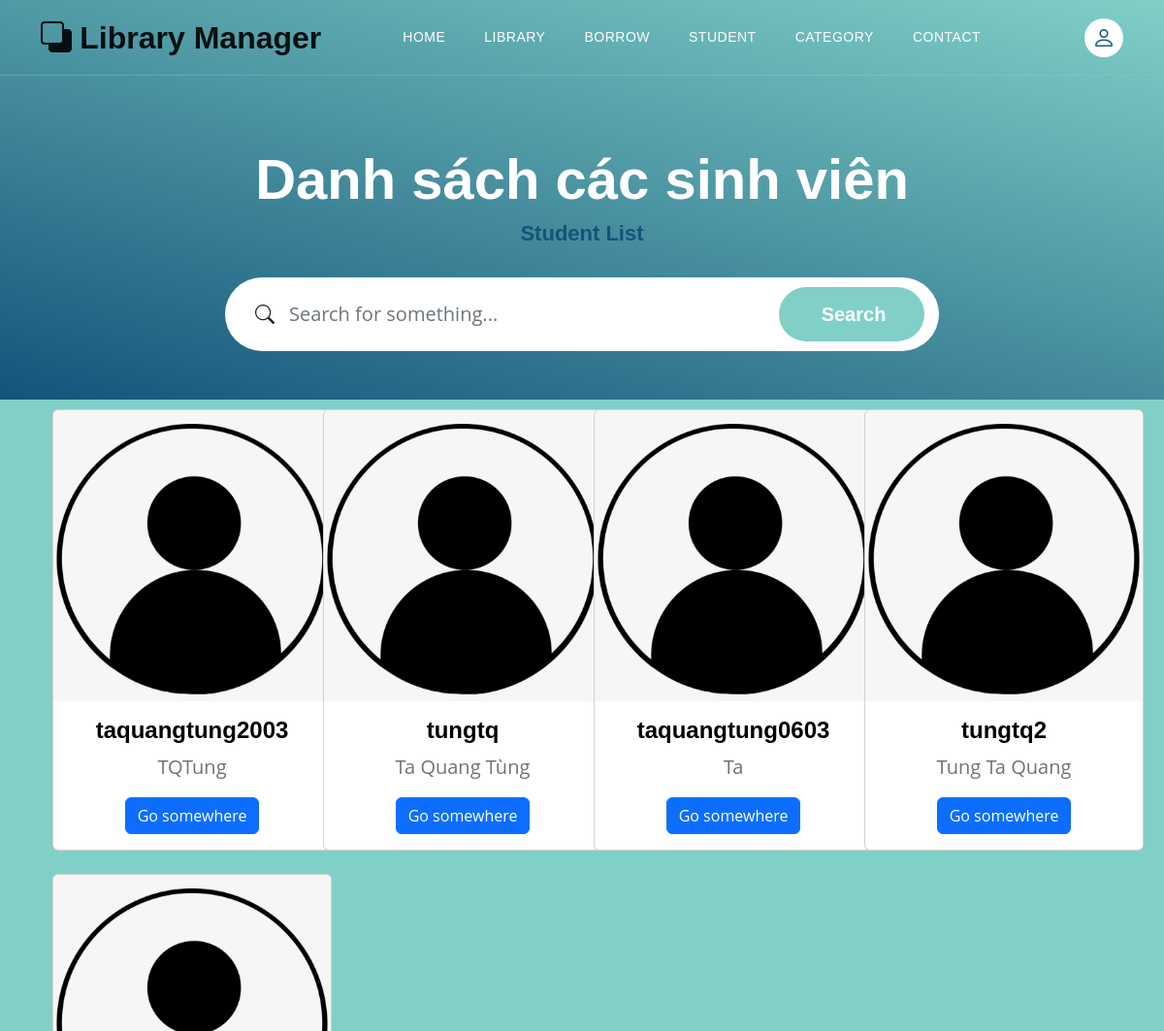
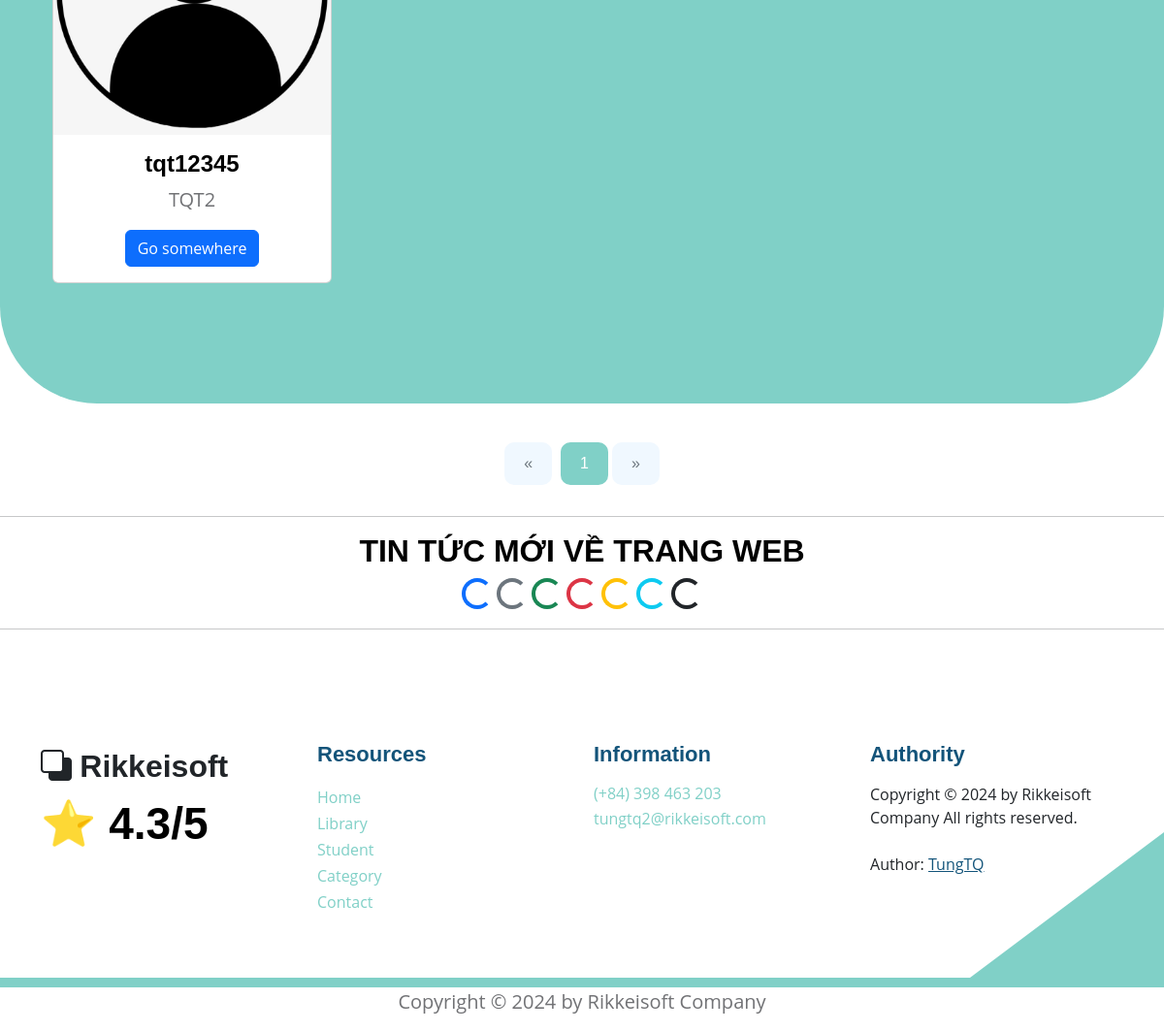
Screenshot of /users with the database file from the repository (2 pictures, top to bottom).
### models.py (models this page shows)
class User(Base):
    __tablename__ = 'users'
    username = Column(String(30), primary_key=True, unique=True, index=True)
    fullname = Column(String(100), index=True)
    email = Column(String(100), index=True)
    password = Column(String(100), index=True)
    role = Column(Integer, index=True)
    delete_flag = Column(Integer, index=True)
    books = relationship("Book", back_populates="user")

### main.py (the view)
@app.get('/users', response_class=HTMLResponse)
async def get_all_users(request: Request, page: int = Query(1, gt=0), page_size: int = Query(8, gt=0), db: Session = Depends(models.get_db)):
    mean_star = get_mean_star(db)
    offset = (page - 1) * page_size
    all_users = db.query(models.User).filter(models.User.delete_flag == 0).offset(offset).limit(page_size).all()
    total_users = db.query(models.User).filter(models.User.delete_flag == 0).count()
    total_pages = (total_users + page_size - 1) // page_size    # Tinh tổng số trang sẽ có
    return templates.TemplateResponse("student_list.html", {
        "request": request,
        "all_users": all_users,
        "mean_star": mean_star,
        "page": page,
        "total_users": total_users,
        "total_pages": total_pages})

### templates/student_list.html (shortened to what this page needs)
{% extends "base.html" %}
{% block content %}
<section class="hero-section d-flex justify-content-center align-items-center" id="section_1"
    style="padding-bottom: 50px;">
    <div class="container">
        <div class="row">
            <div class="col-lg-8 col-12 mx-auto">
                <h1 class="text-white text-center"> Danh sách các sinh viên </h1>
                <h6 class="text-center"> Student List </h6>
                <form action="/users/search_students" method="get" class="custom-form mt-4 pt-2 mb-lg-0 mb-5"
                    role="search">
                    <div class="input-group input-group-lg">
                        <span class="input-group-text bi-search" id="basic-addon1">
                        </span>
                        <input name="searching" type="search" class="form-control" id="searching"
                            placeholder="Search for something..." aria-label="Search">
                        <button type="submit" class="form-control">Search</button>
                    </div>
                </form>
            </div>
        </div>
    </div>
</section>
<section class="featured-section">
    <div class="container">
        <div class="container text-center bg-body-secondary">
            <div style="padding-top: 110px;">
                <div class="row">
                    {% for student in all_users %}
                    <div class="col-md-6 col-lg-4 col-xl-3 mb-4">
                        <div class="card" style="width: 18rem;">
                            <img src="static/images/default_avatar.png" class="card-img-top"
                                alt="https://placehold.co/200x150"
                                style="transition: transform 0.3s ease-in-out, filter 0.3s ease-in-out;"
                                onmouseover="this.style.transform='scale(1.1)'; this.style.filter='brightness(80%)';"
                                onmouseout="this.style.transform='scale(1)'; this.style.filter='brightness(100%)';">
                            <div class="card-body">
                                <h5 class="card-title"> {{student.username}} </h5>
                                <p class="card-text"> {{student.fullname}} </p>
                                {% if request.cookies.get('token') %}
                                <div class="btn-group mt-auto" role="group" aria-label="Button Click">
                                    <a href="users/detail_student?username_choice={{student.username}}" class="btn btn-primary"> Show Infor </a>
                                    <a href="users/get_admin?finded_username={{student.username}}" class="btn btn-warning"> Change Rule </a>
                                </div>
                                {% else %}
                                <a href="#" class="btn btn-primary">Go somewhere</a>
                                {% endif %}
                            </div>
                        </div>
                    </div>
                    {% endfor %}
                </div>
            </div>
        </div>
    </div>
</section>
<div style="text-align: center;">
    <nav aria-label="Page navigation example" style="display: inline-block;">
        <ul class="pagination">
            <li class="page-item {% if page == 1 %}disabled{% endif %}">
                <a class="page-link" href="/users?page={{ page - 1 }}" aria-label="Previous">
                    <span aria-hidden="true">&laquo;</span>
                </a>
            </li>
            {% for num in range(1, total_pages + 1) %}
            <li class="page-item {% if num == page %}active{% endif %}">
                <a class="page-link" href="/users?page={{ num }}">{{ num }}</a>
            </li>
            {% endfor %}
            <li class="page-item {% if page == total_pages %}disabled{% endif %}">
                <a class="page-link" href="/users?page={{ page + 1 }}" aria-label="Next">
                    <span aria-hidden="true">&raquo;</span>
                </a>
            </li>
        </ul>
    </nav>
</div>
<hr>
<div style="text-align: center;">
    <h3> TIN TỨC MỚI VỀ TRANG WEB </h3>
    <div class="spinner-border text-primary" role="status">
    </div>
    <div class="spinner-border text-secondary" role="status">
    </div>
    <div class="spinner-border text-success" role="status">
    </div>
    <div class="spinner-border text-danger" role="status">
    </div>
    <div class="spinner-border text-warning" role="status">
    </div>
    <div class="spinner-border text-info" role="status">
    </div>
    <div class="spinner-border text-dark" role="status">
    </div>
</div>
<hr>
{% endblock content %}

### templates/base.html (shortened to what this page needs)
<!DOCTYPE html>
<html lang="en">
<head>
    <link href="/static/css/bootstrap.min.css" rel="stylesheet">
    <link href="/static/css/bootstrap-icons.css" rel="stylesheet">
    <link href="/static/css/templatemo-topic-listing.css" rel="stylesheet">
</head>
<body id="top">
    <main>
        <div id="sticky-wrapper" class="sticky-wrapper" style="height: 78px;">
            <nav class="navbar navbar-expand-lg bg-body-tertiary">
                <div class="container">
                    <a class="navbar-brand" href="http://127.0.0.1:8000/">
                        <i class="bi-back"></i>
                        <span> Library Manager </span>
                    </a>
                    <div class="collapse navbar-collapse" id="navbarNav">
                        <ul class="navbar-nav ms-lg-5 me-lg-auto">
                            <li class="nav-item">
                                <a class="nav-link click-scroll" href="http://127.0.0.1:8000"> Home </a>
                            </li>
                            <li class="nav-item">
                                <a class="nav-link click-scroll" href="http://127.0.0.1:8000/books?bookview=0"> Library </a>
                            </li>
                            <li class="nav-item">
                                <a class="nav-link click-scroll" href="#section_3"> Borrow </a>
                            </li>
                            <li class="nav-item">
                                <a class="nav-link click-scroll" href="http://127.0.0.1:8000/users"> Student </a>
                            </li>
                            <li class="nav-item">
                                <a class="nav-link click-scroll" href="/category_books"> Category </a>
                            </li>
                            <li class="nav-item">
                                <a class="nav-link click-scroll" href="/contact"> Contact </a>
                            </li>
                        </ul>
                        <div class="d-none d-lg-block">
                            {% if request.cookies.get('token') %}
                            <div class="dropdown">
                                <button class="btn btn-secondary dropdown-toggle" type="button"
                                    data-bs-toggle="dropdown" aria-expanded="false">
                                    <a href="/profile" class="navbar-icon bi-person smoothscroll"> </a> {{
                                    request.cookies.get('username') }}
                                </button>
                                <ul class="dropdown-menu">
                                    <li> <a href="/profile" class="navbar-icon bi-person smoothscroll"> </a> {{
                                        request.cookies.get('username') }}</li>
                                    <li><a class="dropdown-item" href="/logout"> Logout </a></li>
                                </ul>
                            </div>
                            {% else %}
                            <a href="/login" class="navbar-icon bi-person smoothscroll"></a>
                            {% endif %}
                        </div>
                    </div>
                </div>
            </nav>
        </div>
    </main>
    {% block content %}{% endblock content %}
</body>
<footer class="site-footer section-padding">
    <div class="container">
        <div class="row">
            <div class="col-lg-3 col-12 mb-4 pb-2">
                <a class="navbar-brand mb-2" href="/">
                    <i class="bi-back"></i>
                    <span> Rikkeisoft </span>
                </a>
                <h2>⭐ {{mean_star}}/5 </h2>
            </div>
            <div class="col-lg-3 col-md-4 col-6">
                <h6 class="site-footer-title mb-3">Resources</h6>
                <ul class="site-footer-links">
                    <li class="site-footer-link-item">
                        <a href="http://127.0.0.1:8000/" class="site-footer-link"> Home </a>
                    </li>
                    <li class="site-footer-link-item">
                        <a href="http://127.0.0.1:8000/books?bookview=0" class="site-footer-link"> Library </a>
                    </li>
                    <li class="site-footer-link-item">
                        <a href="http://127.0.0.1:8000/users" class="site-footer-link"> Student </a>
                    </li>
                    <li class="site-footer-link-item">
                        <a href="/category_books" class="site-footer-link"> Category </a>
                    </li>
                    <li class="site-footer-link-item">
                        <a href="/contact" class="site-footer-link"> Contact </a>
                    </li>
                </ul>
            </div>
            <div class="col-lg-3 col-md-4 col-6 mb-4 mb-lg-0">
                <h6 class="site-footer-title mb-3"> Information </h6>
                <p class="text-white d-flex mb-1">
                    <a href="tel: 0398463203" class="site-footer-link">
                        (+84) 398 463 203
                    </a>
                </p>
                <p class="text-white d-flex">
                    <a href="mailto:tungtq2@rikkeisoft.com" class="site-footer-link">
                        tungtq2@rikkeisoft.com
                    </a>
                </p>
            </div>
            <div class="col-lg-3 col-md-4 col-12 mt-4 mt-lg-0 ms-auto">
                <h6 class="site-footer-title mb-3"> Authority </h6>
                Copyright © 2024 by Rikkeisoft Company All rights reserved.
                <br><br> Author: <a rel="nofollow" href="https://github.com/pisceskibo" target="_blank"> <u> TungTQ </u>
                </a>
            </div>
        </div>
    </div>
</footer>
<p style="text-align: center;"> Copyright © 2024 by Rikkeisoft Company </p>
</html>

### rows the page displays
User: username "taquangtung2003", fullname "TQTung"
User: username "tungtq", fullname "Ta Quang Tùng"
User: username "taquangtung0603", fullname "Ta"
User: username "tungtq2", fullname "Tung Ta Quang"
User: username "tqt12345", fullname "TQT2"

### other values shown
{{ num }} "1"
{{ mean_star }} "4.3"
